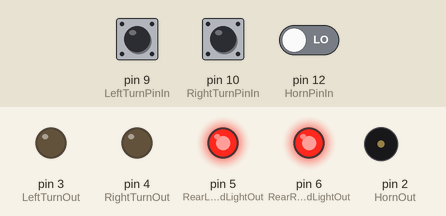
A sketch run on a simulated Arduino Uno, built with avr-gcc and run on an emulated ATmega328P. On the bench: output pins drawn as LEDs (lit = HIGH), buzzer (waves = sounding, pin HIGH). Dashed ring = blinking. The inputs (shaded band) are chosen by the test bench; at power-on: pin 9 (LeftTurnPinIn) LOW, pin 10 (RightTurnPinIn) LOW, pin 12 (HornPinIn) LOW.

Above: at 1.2 s.
1.3 s: pin 9 (LeftTurnPinIn) pulled HIGH for 0.15 s
At 2.3 s:
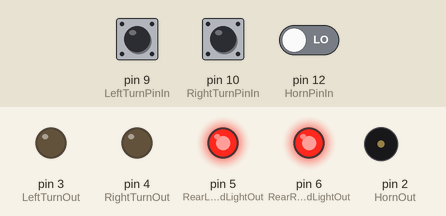
2.9 s: pin 10 (RightTurnPinIn) pulled HIGH for 1 s
At 3.1 s:
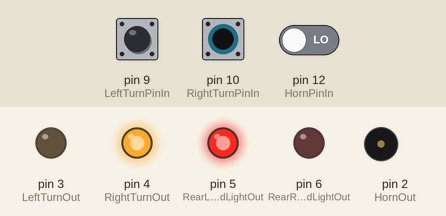
5.9 s: pin 12 (HornPinIn) driven HIGH
At 6.3 s:
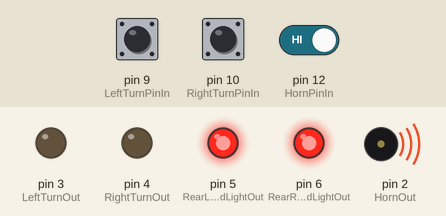
7.4 s: pin 10 (RightTurnPinIn) pulled HIGH for 0.15 s
At 8.1 s:
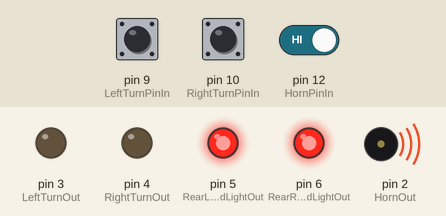
9.0 s: pin 9 (LeftTurnPinIn) pulled HIGH for 1 s
At 9.3 s:
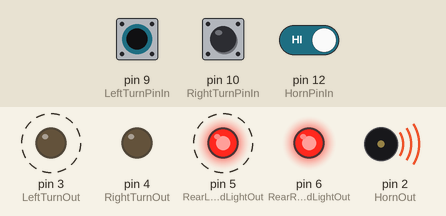
12.0 s: pin 12 (HornPinIn) driven LOW
At 13.3 s:
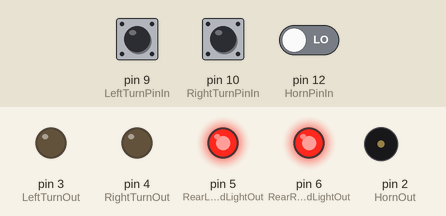
Timing chart, 0 to 14.5 s (numbered marks = the images above; inputs shaded):
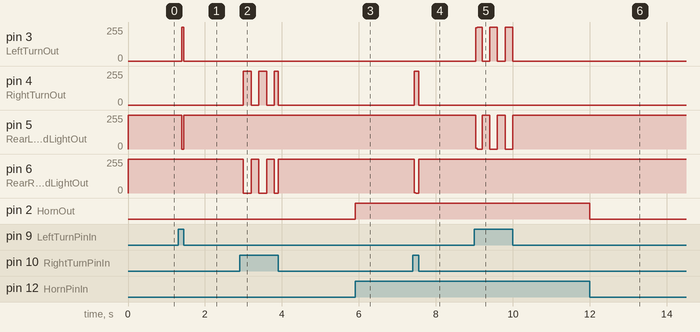

The sketch:

Blink.ino
```cpp
#include <Metro.h>

const int LeftTurnPinIn =  9;
const int LeftTurnOut = 3;
const int RightTurnPinIn =  10;
const int RightTurnOut = 4;
const int RearLeftRedLightOut = 5;
//const int LightPinIn =  11;
const int RearRightRedLightOut = 6;
const int HornPinIn =  12;
const int HornOut = 2;


int leftButtonState = 0;
int RigthButtonState = 0;
int LightButtonState = 0;
int HornButtonState = 0;
boolean blinkState = false;

Metro blink1Metro = Metro(200);
void setup() {

  pinMode(LeftTurnPinIn, INPUT);
  pinMode(LeftTurnOut, OUTPUT);
  pinMode(RightTurnPinIn, INPUT);
  pinMode(RightTurnOut, OUTPUT);
  //pinMode(LightPinIn, INPUT);
  pinMode(HornPinIn, INPUT);
  pinMode(HornOut, OUTPUT);
  pinMode(RearLeftRedLightOut, OUTPUT);
  pinMode(RearRightRedLightOut, OUTPUT);

  digitalWrite(LeftTurnOut, LOW);
  digitalWrite(RightTurnOut, LOW);
  digitalWrite(HornOut, LOW);
  digitalWrite(RearLeftRedLightOut, HIGH);
  digitalWrite(RearRightRedLightOut, HIGH);

}
void blink(bool left) {
  if (blink1Metro.check())
  {
    blinkState = !blinkState;
    digitalWrite(left ? LeftTurnOut : RightTurnOut, blinkState);
    digitalWrite(left ? RearLeftRedLightOut : RearRightRedLightOut, !blinkState);
  }
}
void loop() {
  leftButtonState = digitalRead(LeftTurnPinIn);
  RigthButtonState = digitalRead(RightTurnPinIn);
  HornButtonState = digitalRead(HornPinIn);

  if (HornButtonState == HIGH) {
    digitalWrite(HornOut, HIGH);
  } else {
    digitalWrite(HornOut, LOW);
  }

  if (leftButtonState == HIGH) {
    blink(true);
  } else {
    digitalWrite(LeftTurnOut, LOW);
    digitalWrite(RearLeftRedLightOut, HIGH);
  }

  if (RigthButtonState == HIGH) {
    blink(false);
  } else {
    digitalWrite(RightTurnOut, LOW);
    digitalWrite(RearRightRedLightOut, HIGH);
  }
}
```

Measured:
- after the input at 1.3 s, pin 3 (LeftTurnOut): 0/255 → 255/255 after 0.10 s, → 0/255 0.05 s later; pin 5 (RearLeftRedLightOut): 255/255 → 0/255 after 0.10 s, → 255/255 0.05 s later
- after the input at 2.9 s, pin 4 (RightTurnOut): goes 255/255 0.20 s, 0/255 0.20 s, 255/255 0.20 s, 0/255 0.20 s, 255/255 0.10 s, then 0/255, starting after 0.10 s; pin 6 (RearRightRedLightOut): goes 0/255 0.20 s, 255/255 0.20 s, 0/255 0.20 s, 255/255 0.20 s, 0/255 0.10 s, then 255/255, starting after 0.10 s
- after the input at 5.9 s, pin 2 (HornOut): LOW → HIGH at once
- after the input at 7.4 s, pin 4 (RightTurnOut): 0/255 → 255/255 at once, → 0/255 0.11 s later; pin 6 (RearRightRedLightOut): 255/255 → 0/255 at once, → 255/255 0.11 s later
- after the input at 9.0 s, pin 3 (LeftTurnOut): alternates 255/255 for 0.20 s and 0/255 for 0.20 s, 6 changes in all, then stays 0/255, starting at once; pin 5 (RearLeftRedLightOut): alternates 255/255 for 0.20 s and 0/255 for 0.20 s, 6 changes in all, then stays 255/255, starting at once
- after the input at 12.0 s, pin 2 (HornOut): HIGH → LOW at once
